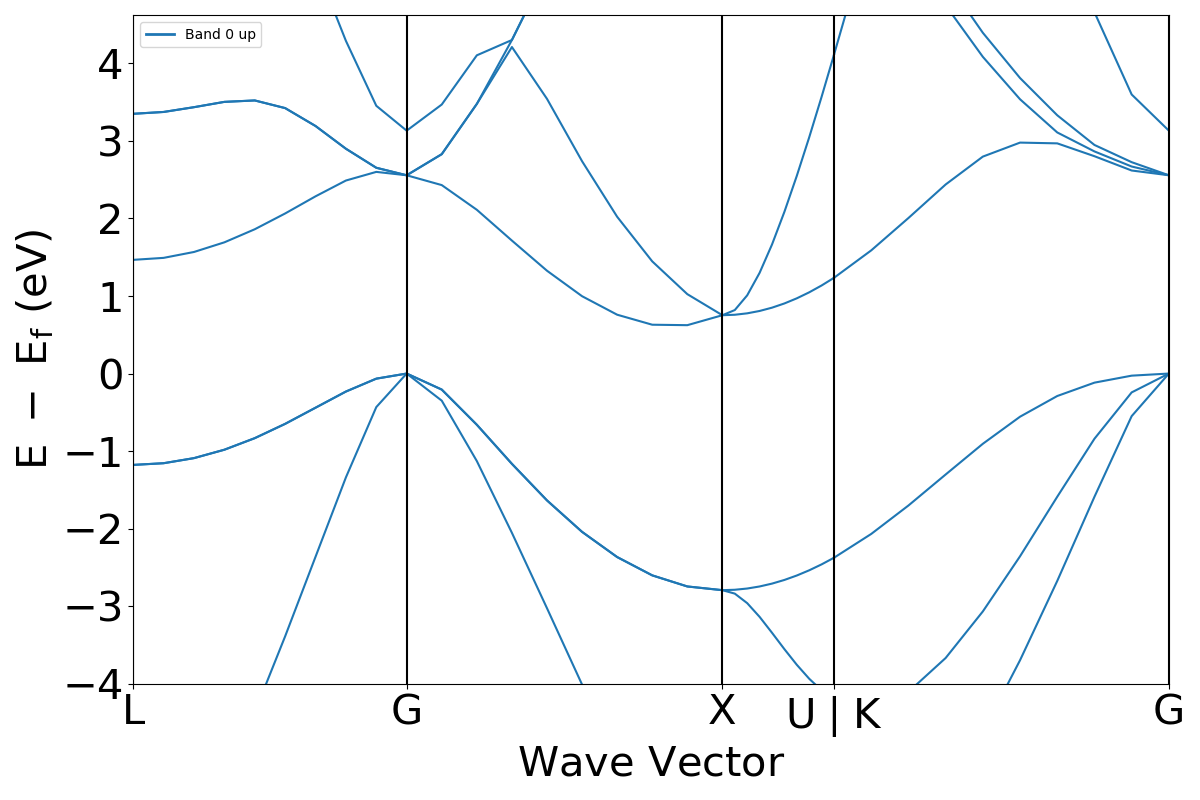

Recreate this plot in Python.
from pymatgen.io.vasp import Vasprun
from pymatgen.electronic_structure.plotter import BSPlotter
import matplotlib.pyplot as plt  # для работы с figure

# Загружаем vasprun.xml
vasp_run = Vasprun("vasprun.xml", parse_projected_eigen=True)

# Получаем band structure
bs = vasp_run.get_band_structure(line_mode=True)

# Создаём plotter
plotter = BSPlotter(bs)

# Получаем axes
ax = plotter.get_plot()

# Показываем график через matplotlib
plt.savefig('e03.png')
plt.show()  # здесь plt.show(), а не ax.show()
